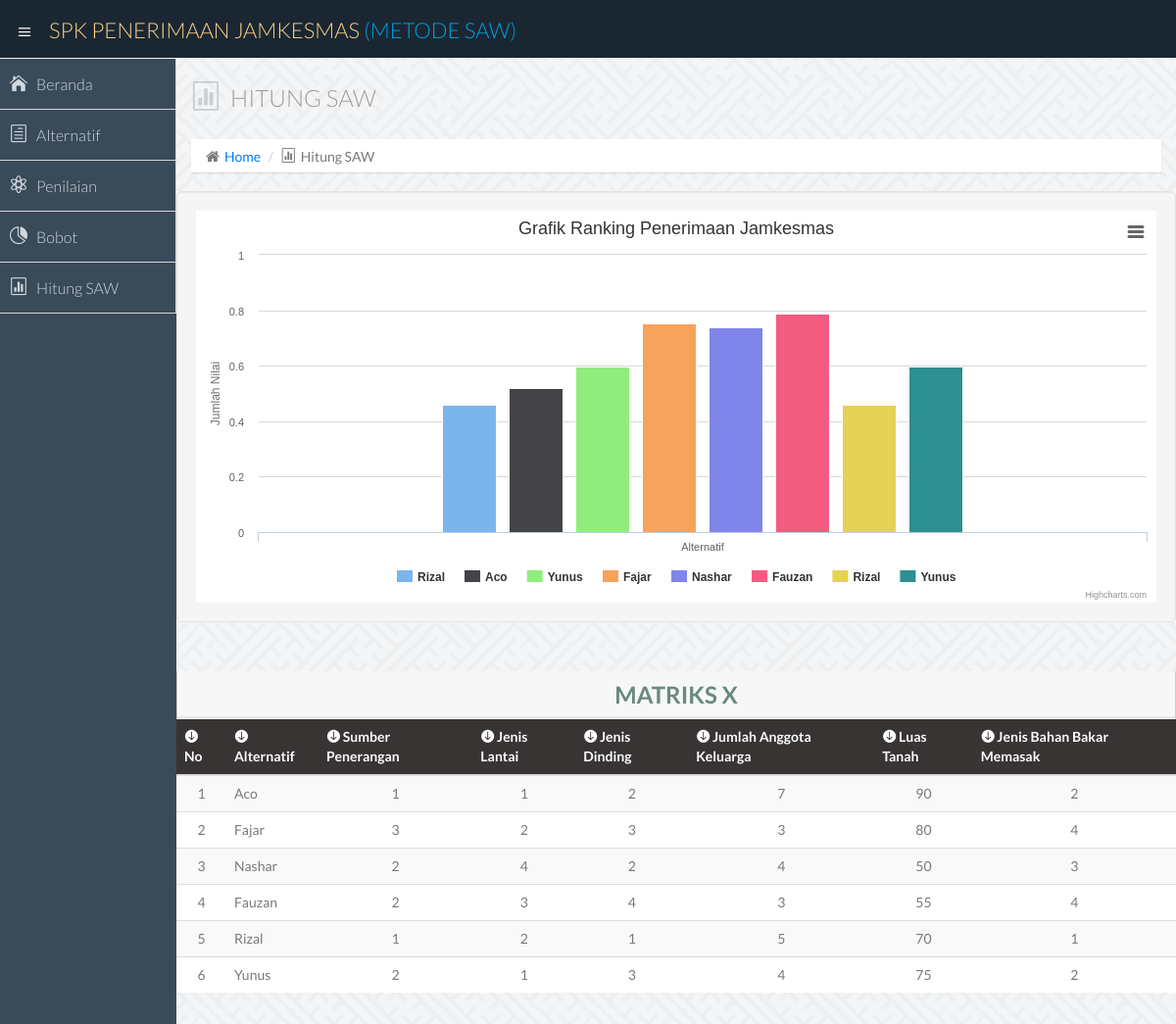
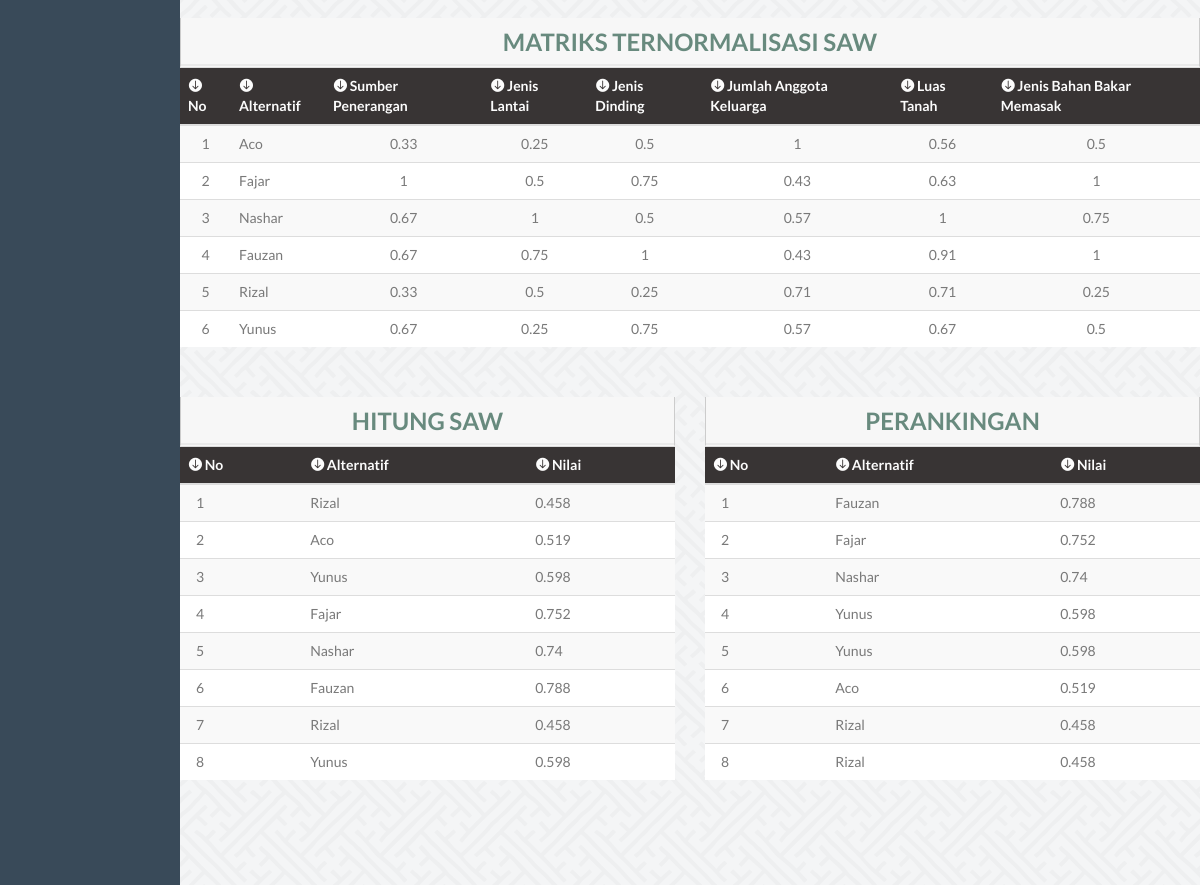
/hitung_saw.php, run on the app's committed database (2 pictures, top to bottom).
### tables this page shows
CREATE TABLE `tb_penilaian` (
  `id_alternatif` varchar(20) NOT NULL,
  `nama` varchar(35) NOT NULL,
  `sumber` float NOT NULL,
  `lantai` float NOT NULL,
  `dinding` float NOT NULL,
  `jak` float NOT NULL,
  `luas` float NOT NULL,
  `bahan` float NOT NULL
);

CREATE TABLE `tb_ranking` (
  `no` int(11) NOT NULL,
  `nama` varchar(35) NOT NULL,
  `nilai_akhir` float NOT NULL
);

### hitung_saw.php (the view, shortened to what this page needs)
<!DOCTYPE html>
<html lang="en">
<?php
include 'koneksi.php';
?>
  <head>
    <link href="css/bootstrap.min.css" rel="stylesheet">
    <link href="css/bootstrap-theme.css" rel="stylesheet">
    <link href="css/elegant-icons-style.css" rel="stylesheet" />
    <link href="css/font-awesome.min.css" rel="stylesheet" />
    <link href="assets/fullcalendar/fullcalendar/bootstrap-fullcalendar.css" rel="stylesheet" />
  <link href="assets/fullcalendar/fullcalendar/fullcalendar.css" rel="stylesheet" />
    <link href="assets/jquery-easy-pie-chart/jquery.easy-pie-chart.css" rel="stylesheet" type="text/css" media="screen"/>
    <link rel="stylesheet" href="css/owl.carousel.css" type="text/css">
  <link href="css/jquery-jvectormap-1.2.2.css" rel="stylesheet">
  <link rel="stylesheet" href="css/fullcalendar.css">
  <link href="css/widgets.css" rel="stylesheet">
    <link href="css/style.css" rel="stylesheet">
    <link href="css/style-responsive.css" rel="stylesheet" />
  <link href="css/xcharts.min.css" rel=" stylesheet">
  <link href="css/jquery-ui-1.10.4.min.css" rel="stylesheet">
  </head>
  <body style="background-image: url(img/bgbg.png);">
  <section id="container" class="">
      <header class="header dark-bg">
            <div class="toggle-nav">
                <div class="icon-reorder tooltips" data-original-title="Toggle Navigation" data-placement="bottom"><i class="icon_menu"></i></div>
            </div>
            <a href="index.php" class="logo">SPK PENERIMAAN JAMKESMAS <span class="lite">(METODE SAW)</span></a>
      </header>
      <aside>
          <div id="sidebar"  class="nav-collapse ">
              <ul class="sidebar-menu">
                  <li>
                      <a class="" href="index.php">
                          <i class="icon_house"></i>
                          <span>Beranda</span>
                      </a>
                  </li>
                  <li>
                      <a class="" href="alternatif.php">
                          <i class="icon_document_alt"></i>
                          <span>Alternatif</span>
                      </a>
                  </li>
                  <li>
                      <a class="" href="penilaian.php">
                          <i class="icon_genius"></i>
                          <span>Penilaian</span>
                      </a>
                  </li>
                  <li>
                      <a class="" href="bobot.php">
                          <i class="icon_piechart"></i>
                          <span>Bobot</span>
                      </a>
                  </li>
                  <li>
                      <a class="" href="hitung_saw.php">
                          <i class="icon_datareport"></i>
                          <span>Hitung SAW</span>
                      </a>
                  </li>
              </ul>
          </div>
      </aside>
      <section id="main-content">
          <section class="wrapper">
        <div class="row">
        <div class="col-lg-12">
          <h3 class="page-header"><i class="icon_datareport"></i> HITUNG SAW</h3>
          <ol class="breadcrumb">
            <li><i class="fa fa-home"></i><a href="index.php">Home</a></li>
            <li><i class="icon_datareport"></i>Hitung SAW</li>
          </ol>
        </div>
      </div>
  <div class="row">
              <div class="row">
                  <div class="col-lg-12">
                      <section class="panel">
    <div class="well"><div id="container2" style="min-width: 310px; height: 400px; margin: 0 auto"></div></div>
                      </section>
                  </div>
                </div><br>
              <div class="row">
                  <div class="col-lg-12">
                      <section class="panel">
        <header class="panel-heading">
          <b><h3 style="line-height: 2;text-align: center;font-weight: bold;">MATRIKS X</h3></b>
        </header>
        <table class="table table-striped table-advance table-hover">
         <thead>
            <tr>
               <th><i class="arrow_down_alt"></i> No</th>
               <th><i class="arrow_down_alt"></i> Alternatif</th>
               <th><i class="arrow_down_alt"></i> Sumber Penerangan</th>
               <th><i class="arrow_down_alt"></i> Jenis Lantai</th>
               <th><i class="arrow_down_alt"></i> Jenis Dinding</th>
               <th><i class="arrow_down_alt"></i> Jumlah Anggota Keluarga</th>
               <th><i class="arrow_down_alt"></i> Luas Tanah</th>
               <th><i class="arrow_down_alt"></i> Jenis Bahan Bakar Memasak</th>
            </tr>
          </thead>
<?php
$b = 0;
$sql = "SELECT*FROM tb_penilaian ORDER BY id_alternatif ASC";
$hasil = $conn->query($sql);
if($hasil->num_rows > 0){
while ($row = $hasil->fetch_row()) {
?>
            <tr>
               <td align="center"><?php echo $b = $b + 1; ?></td>
               <td><?=$row[1] ?></td>
               <td align="center"><?=$row[2]?></td>
               <td align="center"><?=$row[3]?></td>
               <td align="center"><?=$row[4]?></td>
               <td align="center"><?=$row[5]?></td>
               <td align="center"><?=$row[6]?></td>
               <td align="center"><?=$row[7]?></td>
            </tr>
<?php }} ?>
      </table>
                      </section>
                  </div>
                </div> <br>
              <div class="row">
                  <div class="col-lg-12">
                      <section class="panel">
    <header class="panel-heading">
          <b><h3 style="line-height: 2;text-align: center;font-weight: bold;">MATRIKS TERNORMALISASI SAW</h3></b>
    </header>
    <table class="table table-striped table-advance table-hover">
     <tbody>
      <thead>
        <tr>
           <th><i class="arrow_down_alt"></i> No</th>
           <th><i class="arrow_down_alt"></i> Alternatif</th>
           <th><i class="arrow_down_alt"></i> Sumber Penerangan</th>
           <th><i class="arrow_down_alt"></i> Jenis Lantai</th>
           <th><i class="arrow_down_alt"></i> Jenis Dinding</th>
           <th><i class="arrow_down_alt"></i> Jumlah Anggota Keluarga</th>
           <th><i class="arrow_down_alt"></i> Luas Tanah</th>
           <th><i class="arrow_down_alt"></i> Jenis Bahan Bakar Memasak</th>
        </tr>
        </thead>
<?php
$b = 0;
  $sql = "SELECT*FROM tb_penilaian ORDER BY luas ASC";
  $hasil=$conn->query($sql);
  $row = $hasil->fetch_row();
  $C5=$row[6];
  $sql = "SELECT*FROM tb_penilaian ORDER BY sumber DESC";
  $hasil=$conn->query($sql);
  $row = $hasil->fetch_row();
  $C1=$row[2];
  $sql = "SELECT*FROM tb_penilaian ORDER BY lantai DESC";
  $hasil=$conn->query($sql);
  $row = $hasil->fetch_row();
  $C2=$row[3];
  $sql = "SELECT*FROM tb_penilaian ORDER BY dinding DESC";
  $hasil=$conn->query($sql);
  $row = $hasil->fetch_row();
  $C3=$row[4];
  $sql = "SELECT*FROM tb_penilaian ORDER BY jak DESC";
  $hasil=$conn->query($sql);
  $row = $hasil->fetch_row();
  $C4=$row[5];
  $sql = "SELECT*FROM tb_penilaian ORDER BY bahan DESC";
  $hasil=$conn->query($sql);
  $row = $hasil->fetch_row();
  $C6=$row[7];
$sql = "SELECT*FROM tb_penilaian";
$hasil = $conn->query($sql);
if($hasil->num_rows > 0){
  while ($row = $hasil->fetch_row()) {
?>
    <tr>
       <td align="center"><?php echo $b = $b + 1; ?></td>
       <td><?=$row[1] ?></td>
       <td align="center"><?=round($row[2]/$C1,2)  ?></td>
       <td align="center"><?=round($row[3]/$C2,2) ?></td>
       <td align="center"><?=round($row[4]/$C3,2) ?></td>
       <td align="center"><?=round($row[5]/$C4,2) ?></td>
       <td align="center"><?=round($C5/$row[6],2) ?></td>
       <td align="center"><?=round($row[7]/$C6,2) ?></td>
    </tr>
<?php }} ?>
                           </tbody>
                        </table>
                      </section>
                  </div>
                </div><br>
              <div class="row">
                  <div class="col-sm-6">
                      <section class="panel">
     <header class="panel-heading">
      <b><h3 style="line-height: 2;text-align: center;font-weight: bold;">HITUNG SAW</h3></b>
    </header>
    <table class="table table-striped table-advance table-hover">
     <tbody>
      <thead>
        <tr>
           <th><i class="arrow_down_alt"></i> No</th>
           <th><i class="arrow_down_alt"></i> Alternatif</th>
           <th><i class="arrow_down_alt"></i> Nilai</th>
        </tr>
        </thead>
<?php
$b = 0;
  $sql = "SELECT*FROM tb_ranking";
  $hasil = $conn->query($sql);
  if($hasil->num_rows > 0){
    while ($row = $hasil->fetch_row()) {
  ?>
                                <tr>
                                   <td>&nbsp&nbsp <?php echo $b = $b + 1; ?></td>
                                   <td><?=$row[1] ?></td>
                                   <td><?=$row[2] ?></td>
                                </tr>
  <?php }} ?>
                           </tbody>
                          </table>
                      </section>
                  </div>
                  <div class="col-sm-6">
                      <section class="panel">
      <header class="panel-heading">
                  <b><h3 style="line-height: 2;text-align: center;font-weight: bold;">PERANKINGAN</h3></b>
      </header>
      <table class="table table-striped table-advance table-hover">
       <tbody>
        <thead>
          <tr>
             <th><i class="arrow_down_alt"></i> No</th>
             <th><i class="arrow_down_alt"></i> Alternatif</th>
             <th><i class="arrow_down_alt"></i> Nilai</th>
          </tr>
          </thead>
<?php
$b = 0;
$sql = "SELECT*FROM tb_ranking ORDER BY nilai_akhir DESC";
$hasil = $conn->query($sql);
if($hasil->num_rows > 0){
while ($row = $hasil->fetch_row()) {
?>
          <tr>
             <td>&nbsp&nbsp <?php echo $b = $b + 1; ?></td>
             <td><?=$row[1] ?></td>
             <td><?=$row[2] ?></td>
          </tr>
<?php }} ?>
       </tbody>
      </table>
                      </section>
                  </div>
              </div>
  </div>
<br><br>
          </section>
      </section>
  </section>
  </body>
</html>

### hitung_saw.php (style rules this page uses)
thead { background-color: #383434; }
.table th { color: #fcfcfc; }

### data on the page
tb_penilaian: nama "Aco", sumber "1", lantai "1", dinding "2", jak "7", luas "90", bahan "2", C1 "0.33", C2 "0.25", C3 "0.5", $row[5]/$C4 "1", row "0.56", C6 "0.5"
tb_penilaian: b "2", nama "Fajar", sumber "3", lantai "2", dinding "3", jak "3", luas "80", bahan "4", $row[2]/$C1 "1", C2 "0.5", C3 "0.75", C4 "0.43", row "0.63", $row[7]/$C6 "1"
tb_penilaian: b "3", nama "Nashar", sumber "2", lantai "4", dinding "2", jak "4", luas "50", bahan "3", C1 "0.67", $row[3]/$C2 "1", C3 "0.5", C4 "0.57", $C5/$row[6] "1", C6 "0.75"
tb_penilaian: b "4", nama "Fauzan", sumber "2", lantai "3", dinding "4", jak "3", luas "55", bahan "4", C1 "0.67", C2 "0.75", $row[4]/$C3 "1", C4 "0.43", row "0.91", C6 "1"
tb_penilaian: b "5", nama "Rizal", sumber "1", lantai "2", dinding "1", jak "5", luas "70", bahan "1", C1 "0.33", C2 "0.5", C3 "0.25", C4 "0.71", row "0.71", C6 "0.25"
tb_penilaian: b "6", nama "Yunus", sumber "2", lantai "1", dinding "3", jak "4", luas "75", bahan "2", C1 "0.67", C2 "0.25", C3 "0.75", C4 "0.57", row "0.67", C6 "0.5"
tb_ranking: nama "Rizal", nilai_akhir "0.458", b "7"
tb_ranking: b "2", nama "Aco", nilai_akhir "0.519", b "6"
tb_ranking: b "3", nama "Yunus", nilai_akhir "0.598", b "4"
tb_ranking: b "4", nama "Fajar", nilai_akhir "0.752", b "2"
tb_ranking: b "5", nama "Nashar", nilai_akhir "0.74", b "3"
tb_ranking: b "6", nama "Fauzan", nilai_akhir "0.788"
tb_ranking: b "7", nama "Rizal", nilai_akhir "0.458", b "8"
tb_ranking: b "8", nama "Yunus", nilai_akhir "0.598", b "5"
